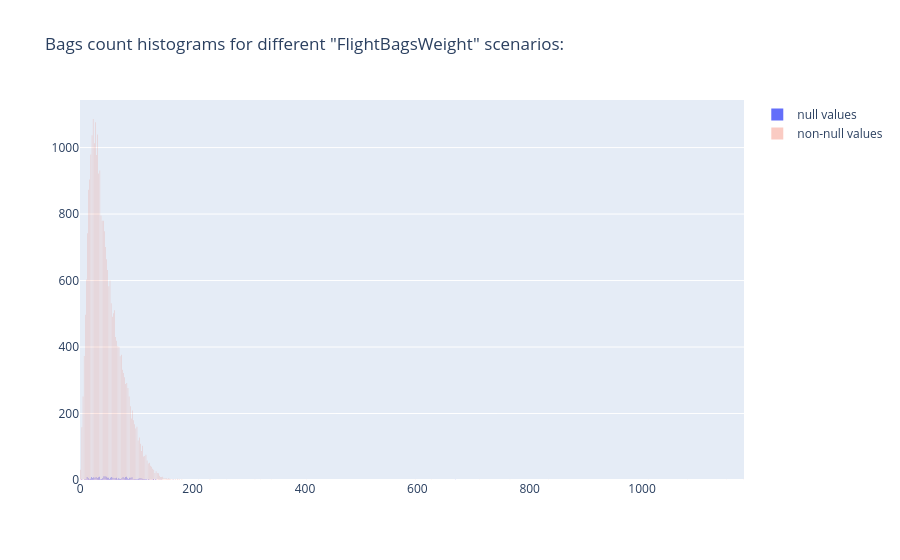

Notebook code for this chart:
### Code cell
bags_count_weight_comparsion_v2 = go.Figure()

bags_count_weight_comparsion_v2.add_trace(go.Histogram(
    x=df[df['FlightBagsWeight'].isnull()]['BagsCount'],
    name='null values'
))

bags_count_weight_comparsion_v2.add_trace(go.Histogram(
    x=df_no_null_weights['BagsCount'],
    name='non-null values',
        opacity=0.3
))

bags_count_weight_comparsion_v2.update_layout(title='Bags count histograms for different "FlightBagsWeight" scenarios:')

### Figure 1 — Plotly figure (JSON) as saved in the notebook; plotly's stock layout.template omitted (floating-point values rounded to 4 significant figures; data arrays with more than 128 entries replaced by an {"elided": "..."} marker saying what was removed)
{"data": [{"name": "null values", "type": "histogram", "x": {"elided": "2659 float values"}}, {"name": "non-null values", "opacity": 0.3, "type": "histogram", "x": {"elided": "28950 float values"}}], "layout": {"title": {"text": "Bags count histograms for different \"FlightBagsWeight\" scenarios:"}}}
